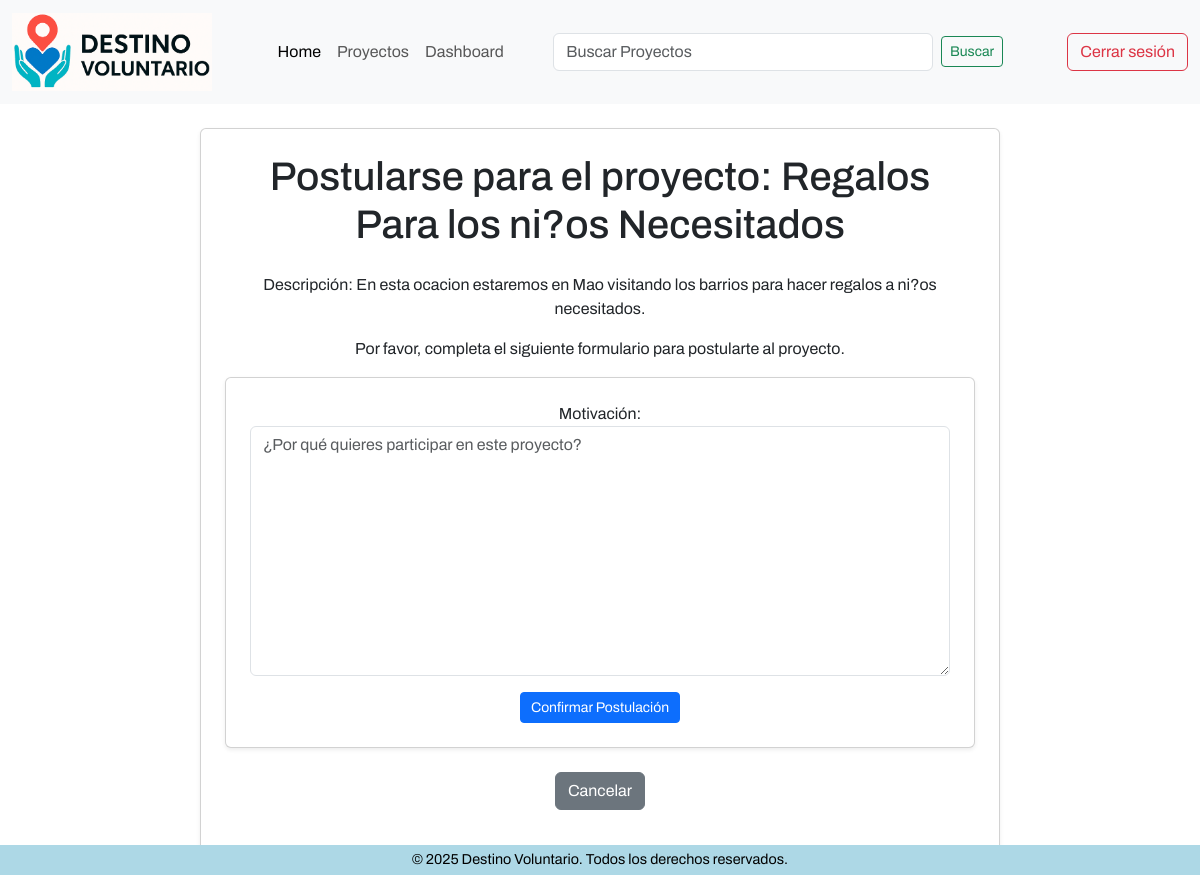
Page /postulaciones/crear/17/ (signed in) on the committed database.
### apps/proyectos/models.py (models this page shows, shortened)
class Proyecto(models.Model):
    ESTADOS = [
        ('activo', 'Activo'),
        ('cerrado', 'Cerrado'),
        ('evaluacion', 'En Evaluación'),
        ('finalizado', 'Finalizado'),
        ('cancelado', 'Cancelado'),
        ('reactivado', 'Reactivado'),
    ]
    organizacion = models.ForeignKey(Organizacion, on_delete=models.CASCADE)
    title = models.CharField(max_length=255)
    description = models.TextField()
    location = models.CharField(max_length=255)
    image = models.ImageField(upload_to='proyectos/', blank=True, null=True)
    start_date = models.DateField()
    end_date = models.DateField()
    status = models.CharField(max_length=20, choices=ESTADOS, default='activo')

### apps/postulaciones/views.py (the view, shortened to what this page needs)
# urls.py: path('crear/<int:proyecto_id>/', views.crear_postulacion, name='crear_postulacion'),
@login_required
def crear_postulacion(request, proyecto_id):
    proyecto = Proyecto.objects.get(id=proyecto_id)
    if request.user.role != 'voluntario':
        return redirect('dashboard')
    if not proyecto:
        return redirect('dashboard')
    postulacion_existente = Postulacion.objects.filter(voluntario=request.user, proyecto=proyecto).exclude(status='rechazada').first()
    if postulacion_existente:
        return redirect('dashboard')
    postulacion_rechazada = Postulacion.objects.filter(voluntario=request.user, proyecto=proyecto, status='rechazada').first()
    if request.method == 'POST':
        form = PostulacionForm(request.POST)
        if form.is_valid():
            postulacion = form.save(commit=False)
            postulacion.voluntario = request.user
            postulacion.proyecto = proyecto
            postulacion.save()
            return redirect('dashboard')  # Redirige al dashboard o a otra página de éxito
    else:
        form = PostulacionForm()
    return render(request, 'postulaciones/crear_postulacion.html', {'form': form, 'proyecto': proyecto})

### apps/postulaciones/forms.py
class PostulacionForm(forms.ModelForm):
    class Meta:
        model = Postulacion
        fields = ['motivation']
        labels = {
            'motivation': 'Motivación'
        }
        widgets = {
            'motivation': forms.Textarea(attrs={
                'rows': 10,
                'placeholder': '¿Por qué quieres participar en este proyecto?',
                'class': 'form-control',
                'style': 'height:250px;'
            }),
        }

### templates/postulaciones/crear_postulacion.html (shortened to what this page needs)
{% extends '../components/base.html' %}
{% block template %}
    {% include '../components/navbar.html' %}
    {% if not user.is_authenticated %}
        <div class="container mt-5 text-center">
            <p class="text-center">Debes iniciar sesión para crear una postulación.</p>
            <p class="text-center"><a href="{% url 'login' %}" class="btn btn-primary">Iniciar sesión</a></p>
        </div>
    {% else %}
        <div class="container my-4 text-center card p-4 shadow-sm col-8">
            <h1 class="text-center mb-4">Postularse para el proyecto: {{ proyecto.title }}</h1>
            <p class="text-center">Descripción: {{ proyecto.description }}</p>
            <p class="text-center">Por favor, completa el siguiente formulario para postularte al proyecto.</p>
            <form method="post" enctype="multipart/form-data" class="card p-4 shadow-sm text-center" action="{% url 'crear_postulacion' proyecto.id %}">
                {% for field in form %}
                    <div class="mb-3">
                        {{ field.label_tag }}
                        {{ field }}
                    </div>
                {% endfor %}
                <div class="d-flex justify-content-center">
                    <button type="submit" class="btn btn-primary btn-sm" style="min-width:160px;">Confirmar Postulación</button>
                </div>
             </form>
             <br>
             <p class="text-center"><a href="{% url 'detalle_proyecto' proyecto.id %}" class="btn btn-secondary">Cancelar</a></p>
        </div>
    {% endif %}
    {% include '../components/footer.html' %}
{% endblock %}

### static/css/main.css (style rules this page uses)
html, body { font-family: 'Archivo', sans-serif; }

### rows in the picture
Proyecto: title "Regalos Para los ni?os Necesitados", description "En esta ocacion estaremos en Mao visitando los barrios para hacer regalos a ni?os necesitados."

### other values in the picture
{{ field.label_tag }} "Motivación:"
